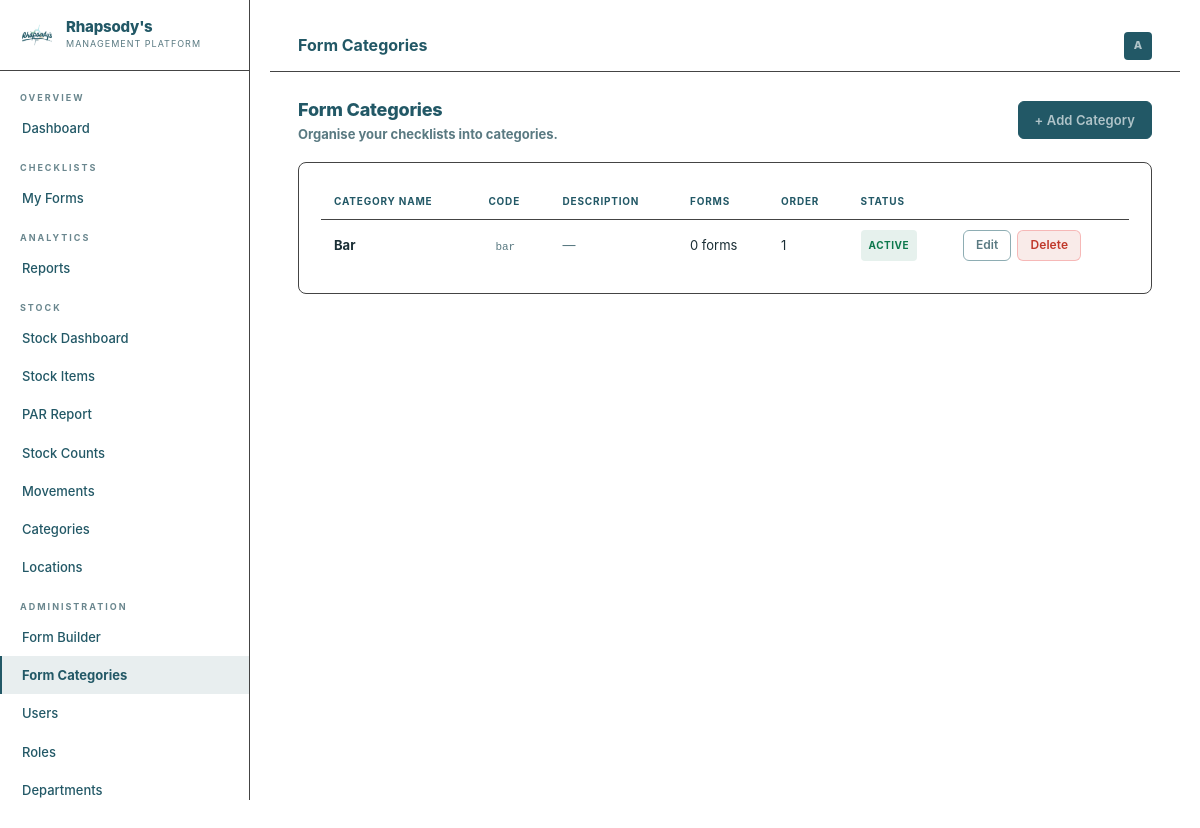
/forms/categories/ (signed in), run on an earlier commit of the app's database.
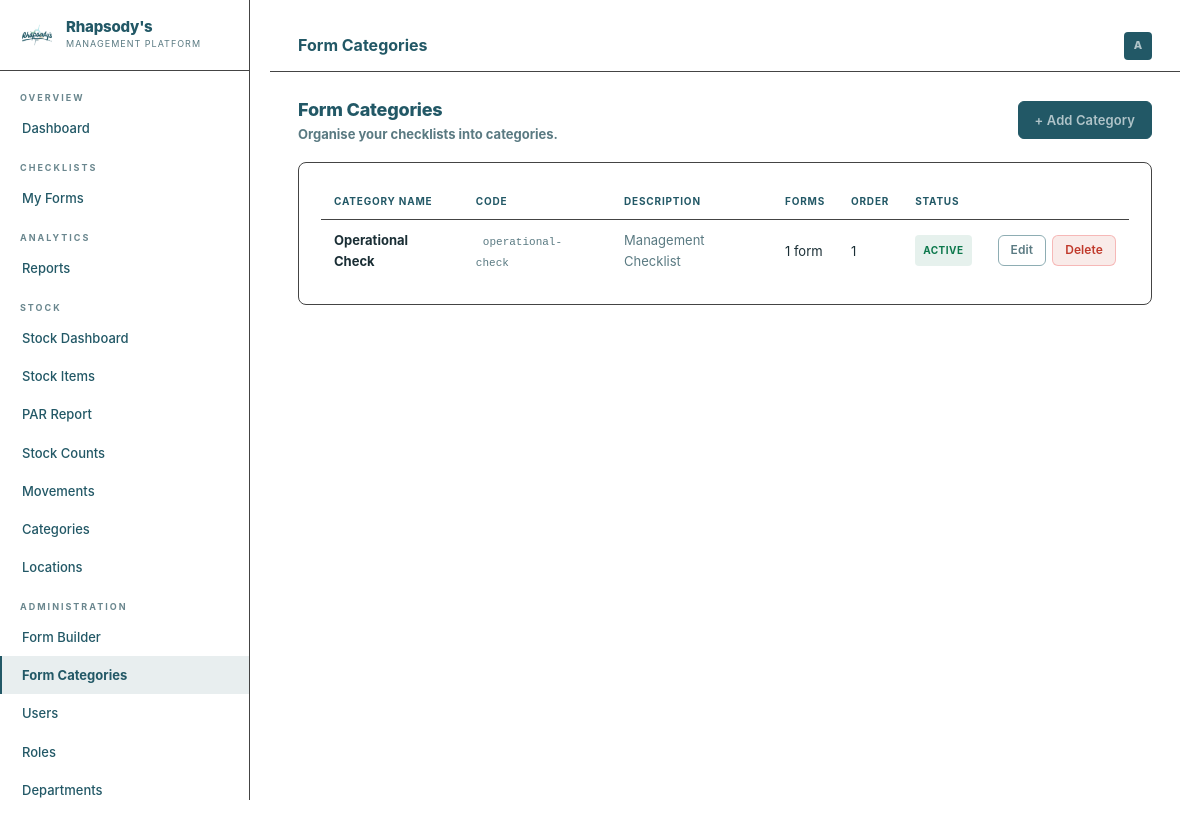
And on a later commit of the database.
### forms_builder/models.py (models this page shows, shortened)
class FormCategory(models.Model):
    name       = models.CharField(max_length=100, unique=True)
    code       = models.SlugField(max_length=50, unique=True, help_text='Short unique key, e.g. opening, bar, kitchen')
    description= models.TextField(blank=True)
    order      = models.PositiveIntegerField(default=0)
    is_active  = models.BooleanField(default=True)
    created_at = models.DateTimeField(auto_now_add=True)
    class Meta:
        ordering = ['order', 'name']
        verbose_name = 'Form Category'
        verbose_name_plural = 'Form Categories'

### forms_builder/views.py (the view)
    def wrapper(request, *args, **kwargs):
        if not request.user.is_admin:
            messages.error(request, 'Administrator access required.')
            return redirect('dashboard:home')
        return view_func(request, *args, **kwargs)

### accounts/models.py (called while the page is built)
    @property
    def role_name(self):
        if self.is_superuser:
            return 'System Admin'
        return self.custom_role.name if self.custom_role else 'No Role'

    @property
    def is_admin(self):
        if self.is_superuser: return True
        return self.custom_role.is_system_admin if self.custom_role else False

    @property
    def can_fill_forms(self):
        if self.is_admin: return True
        return self.custom_role.can_fill_forms if self.custom_role else False

    @property
    def can_view_reports(self):
        if self.is_admin: return True
        return self.custom_role.can_view_reports if self.custom_role else False

    @property
    def can_manage_forms(self):
        if self.is_admin: return True
        return self.custom_role.can_manage_forms if self.custom_role else False

    @property
    def can_manage_users(self):
        if self.is_admin: return True
        return self.custom_role.can_manage_users if self.custom_role else False

    @property
    def can_access_stock(self):
        if self.is_admin: return True
        return self.custom_role.can_access_stock if self.custom_role else False

### templates/forms_builder/fb_category_list.html (shortened to what this page needs)
{% extends 'base.html' %}
{% block page_title %}Form Categories{% endblock %}
{% block content %}
<div class="flex-between mb-4">
  <div>
    <h2 style="font-size:18px;font-weight:800;color:var(--yellow);">Form Categories</h2>
    <p class="text-sm text-muted">Organise your checklists into categories.</p>
  </div>
  <a href="{% url 'forms_builder:category_create' %}" class="btn btn-primary">+ Add Category</a>
</div>
<div class="card">
  <div class="table-wrap">
    <table class="table">
      <thead>
        <tr>
          <th>Category Name</th>
          <th>Code</th>
          <th>Description</th>
          <th>Forms</th>
          <th>Order</th>
          <th>Status</th>
          <th></th>
        </tr>
      </thead>
      <tbody>
        {% for cat in categories %}
        <tr>
          <td><strong>{{ cat.name }}</strong></td>
          <td class="text-sm text-muted"><code style="background:#ffffff;padding:2px 7px;border-radius:4px;font-size:11px;">{{ cat.code }}</code></td>
          <td class="text-sm text-muted">{{ cat.description|default:"—" }}</td>
          <td class="text-sm">{{ cat.tpl_count }} form{{ cat.tpl_count|pluralize }}</td>
          <td class="text-sm">{{ cat.order }}</td>
          <td>
            {% if cat.is_active %}
              <span class="badge badge-success">Active</span>
            {% else %}
              <span class="badge badge-draft">Inactive</span>
            {% endif %}
          </td>
          <td>
            <div class="flex gap-1">
              <a href="{% url 'forms_builder:category_edit' cat.pk %}" class="btn btn-outline btn-sm">Edit</a>
              <a href="{% url 'forms_builder:category_delete' cat.pk %}" class="btn btn-danger btn-sm">Delete</a>
            </div>
          </td>
        </tr>
        {% endfor %}
      </tbody>
    </table>
  </div>
</div>
{% endblock %}

What changed in the data, as far as the page shows it:
changed FormCategory: name "Bar" → "Operational Check"; code "bar" → "operational-check"; description "—" → "Management Checklist"; tpl_count "0" → "1"
